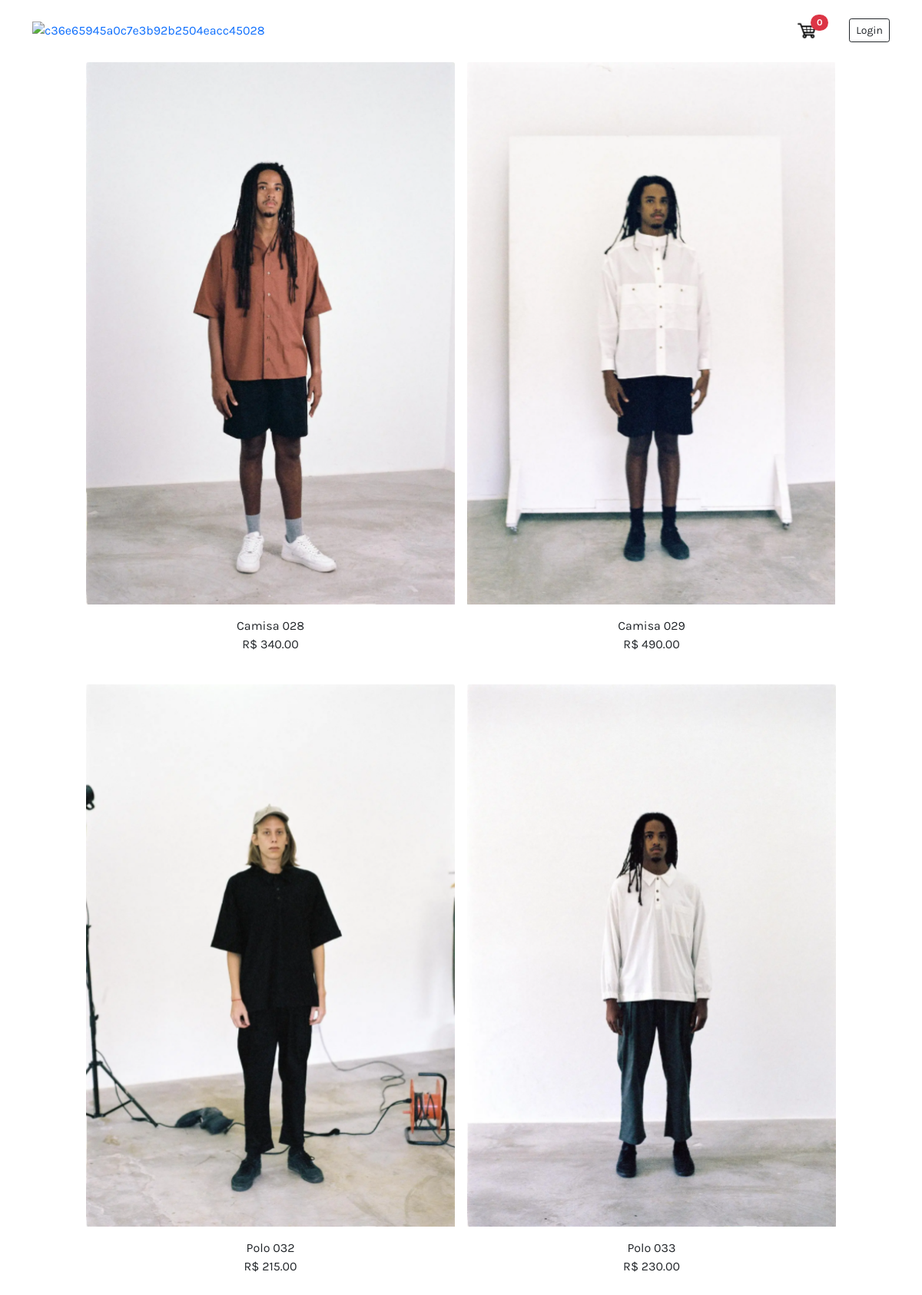
The page / on the database its author committed.
### store/models.py (models this page shows, shortened)
class Product(models.Model):
    product_code = models.CharField(max_length=5, unique=True)
    name = models.CharField(max_length=30, null=False)
    price = models.DecimalField(max_digits=7,decimal_places=2)
    image = models.ImageField(null=True, blank=True)
    description = models.TextField(null=True, blank=True, max_length=200)
    @property
    def imageURL(self):
        try:
            url = self.image.url
        except:
            url = ''
        return url

### store/views.py (the view)
# urls.py: path('', include('store.urls')),
def store(request):
    data = cartData(request)
    cartItems = data['cartItems']
    products = Product.objects.all()
    context = {
        'products': products,
        'cartItems': cartItems
    }
    return render(request, 'store/store.html', context)

### store/utils.py (called while the page is built, shortened)
def cookieCart(request):
    try:
        cart = json.loads(request.COOKIES['cart'])
    except:
        cart = {}
    print('Cart:', cart)
    items = []
    order = {'get_cart_total':0, 'get_cart_items':0}
    cartItems = order['get_cart_items']
    return {'cartItems':cartItems, 'order':order, 'items':items}

def cartData(request):
    if request.user.is_authenticated:
        customer = request.user.customer
        order, created = Order.objects.get_or_create(customer=customer, complete=False)
        items = order.orderitem_set.all()
        cartItems = order.get_cart_items
    else:
        cookieData = cookieCart(request)
        cartItems = cookieData['cartItems']
        order = cookieData['order']
        items = cookieData['items']
    return {'cartItems':cartItems, 'order':order, 'items':items}

### store/templates/store/store.html
{% extends 'store/main.html' %}
{% load static %}
{% block content %}
<div class="container-fluid pt-3" style="max-width:1000px">
  <div class="row gutter justify-content-around">
    {% for product in products %}
      <div class="col-12 col-sm-12 col-md-6 col-lg-6 mb-4">
        <div class="card-product d-flex flex-column align-items-strech h-100 m-0 position-relative final" style="min-width: 18rem; max-width: 30rem">
          <a href="{% url 'product' product.id %}">
            <img class="card-img-top" src="{{ product.imageURL }}" alt="Card image cap" style="max-height: 706px;">
          </a>
          <div class="card-body">
            <a class="text-reset" href="{% url 'product' product.id %}">
              <p class="card-text" style="text-align:center">{{product.name}}</p>
            </a>
            <p class="card-text" style="text-align:center">R$ {{product.price|floatformat:2}}</p>
          </div>
        </div>
      </div>
    {% endfor %}
  </div>
</div>
{% endblock content %}

### store/templates/store/main.html (shortened to what this page needs)
<!DOCTYPE html>
{% load static %}
<html lang="en">
<head>
  <link rel="stylesheet" type="text/css" href="{% static 'css/main.css' %}">
  <link href="https://cdn.jsdelivr.net/npm/bootstrap@5.0.2/dist/css/bootstrap.min.css" rel="stylesheet"
>
</head>
<body>
  <nav class="navbar fixed-top navbar-expand-lg navbar-light py-4" style="background-color: white;">
    <div class="container d-flex">
      <a href="{% url 'store' %}">
        <img loading="lazy" class="img-fluid" src="https://cdn.dooca.store/2132/files/c36e65945a0c7e3b92b2504eacc45028.jpg?v=1613401751"
          alt="c36e65945a0c7e3b92b2504eacc45028" style="max-height: 25px">
      </a>
      <div class="collapse navbar-collapse justify-content-between" id="navbarSupportedContent">
        <div class="form-inline my-2 my-lg-0">
          <a href="{% url 'cart' %}">
            <img src="{% static 'images/cart_icon.png' %}" style="width: 30px">
            <span class="badge rounded-pill bg-danger" style="position: relative; right: 15px; bottom: 10px;">{{cartItems}}</span>
          </a>
          <a class="btn btn-sm btn-outline-dark ms-2" href="">Login</a>
        </div>
      </div>
    </div>
  </nav>
  <div class="container" style="padding-top: 65px;">
    {% block content %}
    {% endblock content %}
  </div>
</body>
</html>

### store/templates/store/main.html (style rules this page uses)
* { font-family: 'Karla', sans-serif; }
a { text-decoration: none; }
.gutter { --bs-gutter-x: 1rem }

### rows shown on the page
Product: imageURL (picture), name "Camisa 028", price "340.00"
Product: imageURL (picture), name "Camisa 029", price "490.00"
Product: imageURL (picture), name "Polo 032", price "215.00"
Product: imageURL (picture), name "Polo 033", price "230.00"

### other values the page prints
{{ cartItems }} "0"
